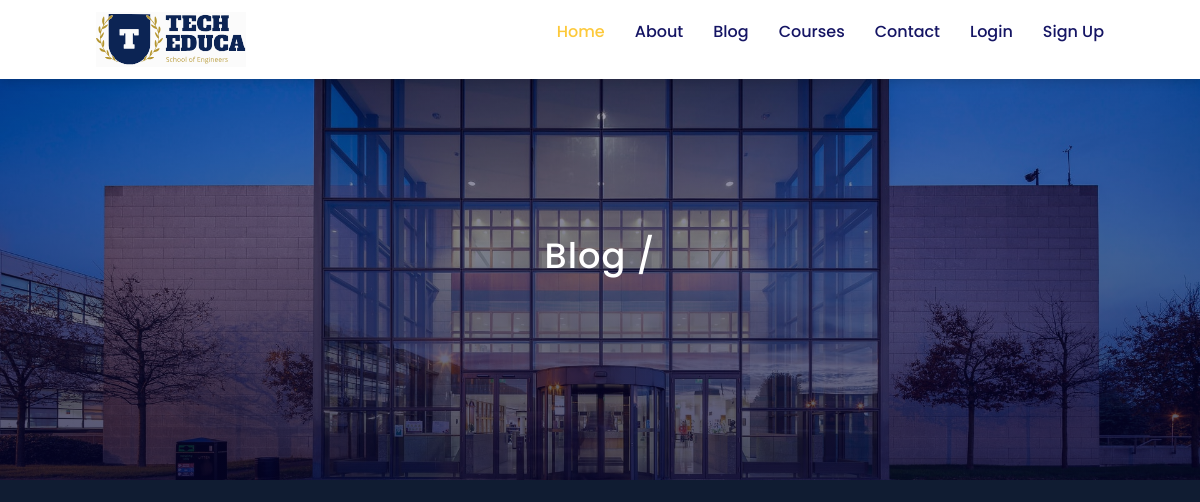
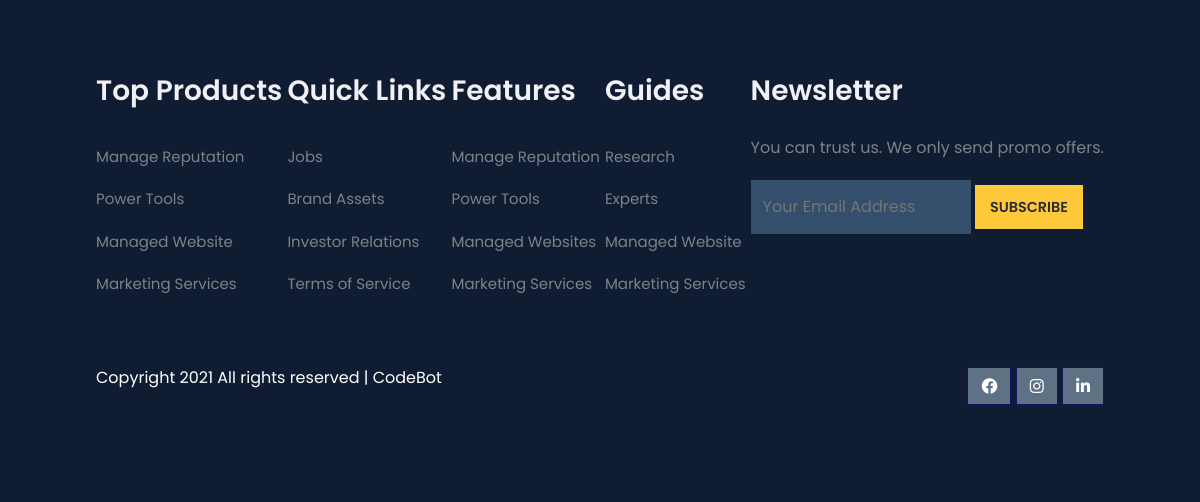
Before: /blog/ with the older database file (2 pictures, top to bottom).
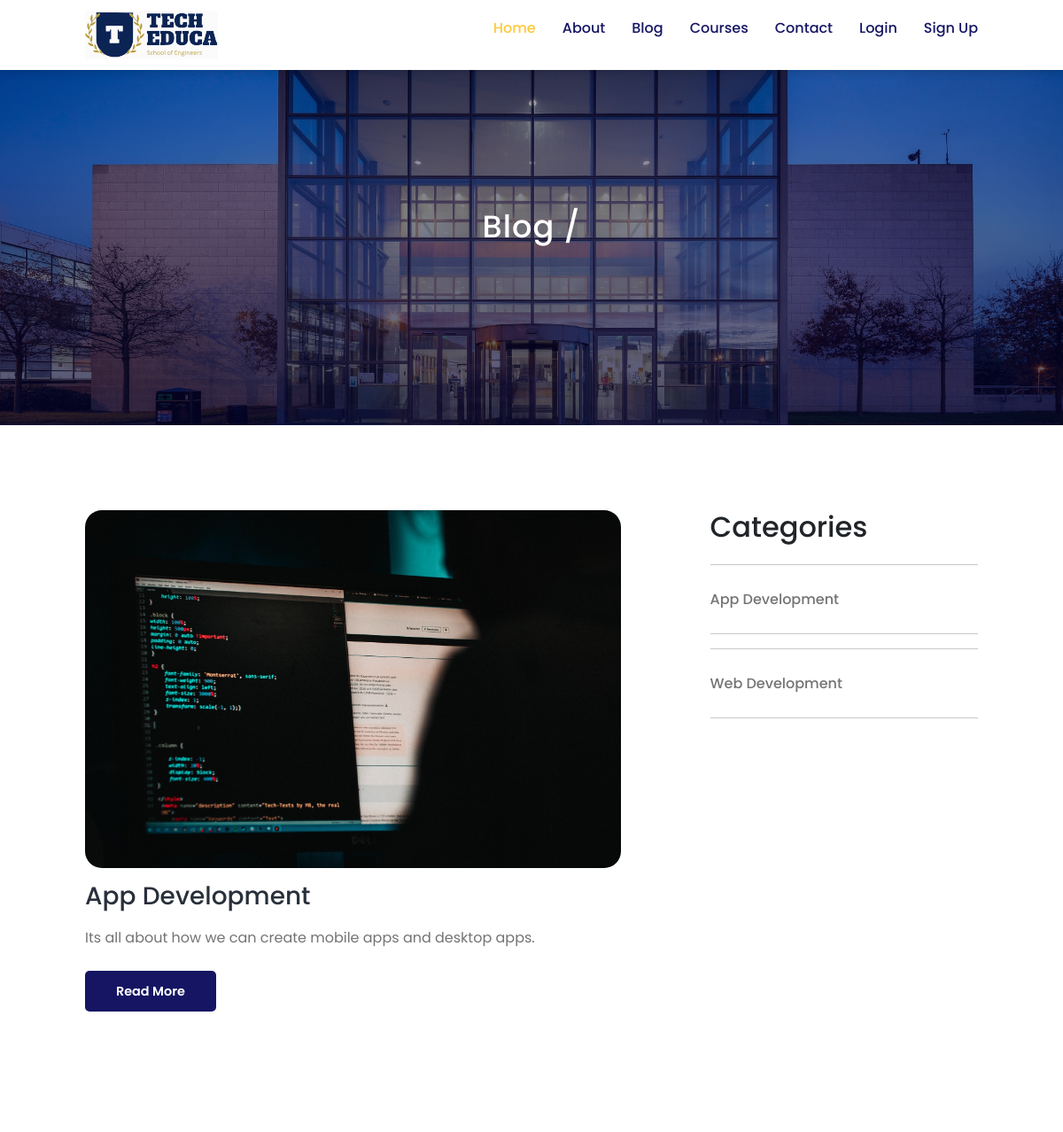
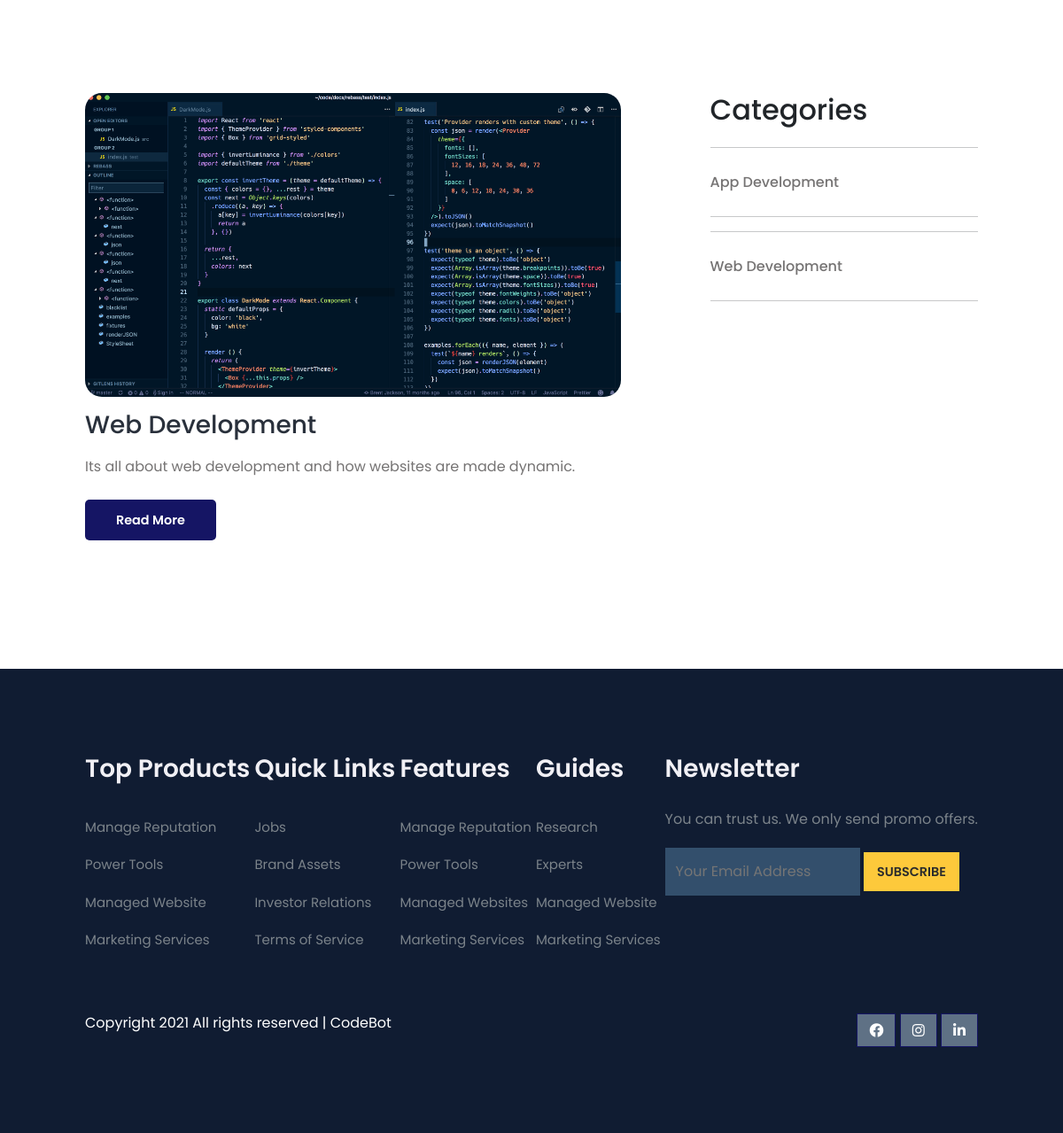
After: the same page with the newer database file (2 pictures, top to bottom).
### blog/models.py (models this page shows, shortened)
class Post(models.Model):
    title = models.CharField(max_length=200)
    slug = models.SlugField(unique=True, blank=True)  # For clean URLs
    image = models.ImageField(upload_to='blog_images/', blank=True, null=True)
    content = models.TextField()
    created_at = models.DateTimeField(auto_now_add=True)
    extra_details = models.TextField(blank=True, null=True)  # Only for Paid Users
    author = models.ForeignKey(CustomUser, on_delete=models.CASCADE,null=True)

### blog/views.py (the view)
# urls.py: path('', views.blog_list, name='blog_list'),
def blog_list(request):
    posts = Post.objects.all().order_by('-created_at')
    return render(request, 'blog/blog_list.html', {'posts': posts})

### blog/templates/blog/blog_list.html (shortened to what this page needs)
{% extends "base.html" %}
{% load static %}
{% block content %}
        <section id="about-home">
                    <h2>Blog /</h2>
        </section>
        {% for post in posts %}
        <section id="blog-container">
            <div class="blogs">
                <div class="post">
                 {% if post.image %}
                     <img src="{{ post.image.url }}" alt="{{ post.title }}">
                 {% endif %}
                <h3>{{ post.title }}</h3>
                <p>{{ post.content|truncatewords:20 }}</p>
                <a href="{% url 'blog_detail' slug=post.slug %}">Read More</a>
                </div>
             </div>
            <div class="cate">
                <h2>Categories</h2>
                {% for post in posts %}
                <hr>
                <a href="{% url 'blog_detail' slug=post.slug %}">{{ post.title }}</a>
                <hr>
                  {% endfor %}
            </div>
        </section>
        {% endfor %}
{% endblock %}

### templates/base.html (shortened to what this page needs)
{% load static %}
{% load crispy_forms_tags %}
<!DOCTYPE html>
<html lang="en">
<head>
	<link rel="stylesheet" href="https://pro.fontawesome.com/releases/v5.10.0/css/all.css" />
	<link rel="stylesheet" href="{% static 'css/style.css' %}">
	<link href="https://cdn.jsdelivr.net/npm/bootstrap@5.3.3/dist/css/bootstrap.min.css" rel="stylesheet">
</head>
<body>
{% include "header.html" %}
<main>
{% block content %}
{% endblock %}
</main>
{% include "footer.html" %}
</body>
</html>

### templates/header.html (shortened to what this page needs)
<nav>
	<img src="/static/images/logo.svg" alt="">
	<div class="navigation">
		<ul>
			<li class="{% if request.path == '/' %} active {% endif %}"><a href="{% url 'index' %}" class="active">Home</a></li>
			<li class="{% if request.path == '/about/' %} active {% endif %}"><a href="{% url 'about' %}" >About</a></li>
			<li class="{% if request.path == '/blog/' %} active {% endif %}"><a href="{% url 'blog_list' %}" >Blog</a></li>
			<li class="{% if request.path == '/course/' %} active {% endif %}"><a href="{% url 'course'  %}" >Courses</a></li>
			<li class="{% if request.path == '/contact/' %} active {% endif %}"><a href="{% url 'contact' %}" >Contact</a></li>
			{% if user.is_authenticated %}
			<li><a href="{% url 'logout' %}">LogOut</a></li>
			{% else %}
			<li><a href="{% url 'login' %}">Login</a></li>
			<li><a href="{% url 'register' %}">Sign Up</a></li>
			{% endif %}
		</ul>
	</div>
</nav>

### templates/footer.html
<footer>
	<div class="footer-col">
		<h3>Top Products</h3>
		<li>Manage Reputation</li>
		<li>Power Tools</li>
		<li>Managed Website</li>
		<li>Marketing Services</li>
	</div>
	<div class="footer-col">
		<h3>Quick Links</h3>
		<li>Jobs</li>
		<li>Brand Assets</li>
		<li>Investor Relations</li>
		<li>Terms of Service</li>
	</div>
	<div class="footer-col">
		<h3>Features</h3>
		<li>Manage Reputation</li>
		<li>Power Tools</li>
		<li>Managed Websites</li>
		<li>Marketing Services</li>
	</div>
	<div class="footer-col">
		<h3>Guides</h3>
		<li>Research</li>
		<li>Experts</li>
		<li>Managed Website</li>
		<li>Marketing Services</li>
	</div>
	<div class="footer-col">
		<h3>Newsletter</h3>
		<p>You can trust us. We only send promo offers.</p>
		<div class="subscribe">
			<input type="text" placeholder="Your Email Address">
			<a href="#" class=" yellow">SUBSCRIBE</a>
		</div>
	</div>
	<div class="copyright">
		<p>Copyright 2021 All rights reserved | CodeBot</p>
		<div class="pro-links">
			<i class="fab fa-facebook"></i>
			<i class="fab fa-instagram"></i>
			<i class="fab fa-linkedin-in"></i>
		</div>
	</div>
</footer>

### static/css/style.css (style rules this page uses)
* { margin: 0; padding: 0; box-sizing: border-box; font-family: "Poppins", sans-serif; }
body { font-family: "Poppins", sans-serif; }
nav { position: fixed; display: flex; width: 100%; background-color: #fff; flex-direction: row; justify-content: space-between; align-items: center; padding: 1vw 8vw; box-shadow: 2px 2px 10px rgba(0, 0, 0, 0.15 ); z-index: 999; }
nav img { width: 150px; cursor: pointer; }
nav .navigation { display: flex; }
nav .navigation ul { display: flex; justify-content: flex-end; align-items: center; }
nav .navigation ul li { list-style: none; margin-left: 30px; }
nav .navigation ul li a { text-decoration: none; color: rgb(21, 21, 100); font-size: 16px; font-weight: 500; transition: 0.3s ease; }
nav .navigation ul li a.active,nav .navigation ul li a:hover { color: #FDC93B; }
.pro-links { margin-top: 10px; }
.pro-links i { padding: 10px 13px; border: 1px solid rgb(21, 21, 100); cursor: pointer; transition: 0.3s ease; }
footer { padding: 8vw; background-color: #101C32; display: flex; justify-content: space-between; align-items: flex-start; flex-wrap: wrap; }
footer .footer-col { padding-bottom: 40px; }
footer h3 { color: rgb(241,240,245); font-weight:600 ; padding-bottom: 20px; }
footer li { list-style: none; color: #7b838a; padding: 10px 0; font-size: 15px; cursor: pointer; transition: 0.3s ease; }
footer p { color: #7b838a; }
footer .subscribe { margin-top: 20px; }
footer input { width: 220px; padding: 15px 12px; background:#334F6C; border: none; outline: none; color: #fff; }
footer .subscribe a { text-decoration: none; font-size: 0.9rem; padding: 12px 15px; background-color: #fff; font-weight: 600; }
footer .subscribe a.yellow { color: #2c2c2c; background-color: #FDC93B; transition: 0.3s ease; }
footer .copyright { margin-top: 20px; display: flex; justify-content: space-between; align-items: center; width: 100%; flex-wrap: wrap; }
footer .copyright p { color: #fff; }
footer .copyright .pro-links { margin-top: 0px; }
footer .copyright .pro-links i { background-color: #5f7185; color: #fff; }
#about-home { background-image: linear-gradient(rgba(9, 5, 54, 0.3) , rgba(5,4,46,0.7)), url("/static/images/back1.jpg"); width: 100%; height: 60vh; background-size: cover; background-position: center; display: flex; flex-direction: column; justify-content: center; align-items: center; text-align: center; padding-top: 40px; }
#about-home h2 { color: #fff; font-size: 2.2rem; letter-spacing: 1px; }
#blog-container { display: flex; align-items: flex-start; justify-content: space-between; padding: 8vw; }
#blog-container .blogs { width: 60%; }
#blog-container .blogs img { width: 100%; border-radius: 19px; }
#blog-container .blogs .post { padding-bottom: 60px; }
#blog-container .blogs .post h3 { color: #29303B; padding: 15px 0 10px 0; }
#blog-container .blogs .post p { color: #757373; padding-bottom: 20px; }
#blog-container .blogs .post a { text-decoration: none; font-size: 0.9rem; padding: 13px 35px; background-color: rgb(21, 21, 100); color: #fff; border-radius: 5px; font-weight: 600; }
#blog-container .cate { width: 30%; }
#blog-container .cate h2 { padding-bottom: 7px; }
#blog-container .cate a { text-decoration: none; color: #757373; line-height: 45px; font-weight: 500; }

Changed rows visible on the page:
added Post: image (picture), title "App Development", content "Its all about how we can create mobile apps and desktop apps."
added Post: title "Web Development", image (picture), content "Its all about web development and how websites are made dynamic."
